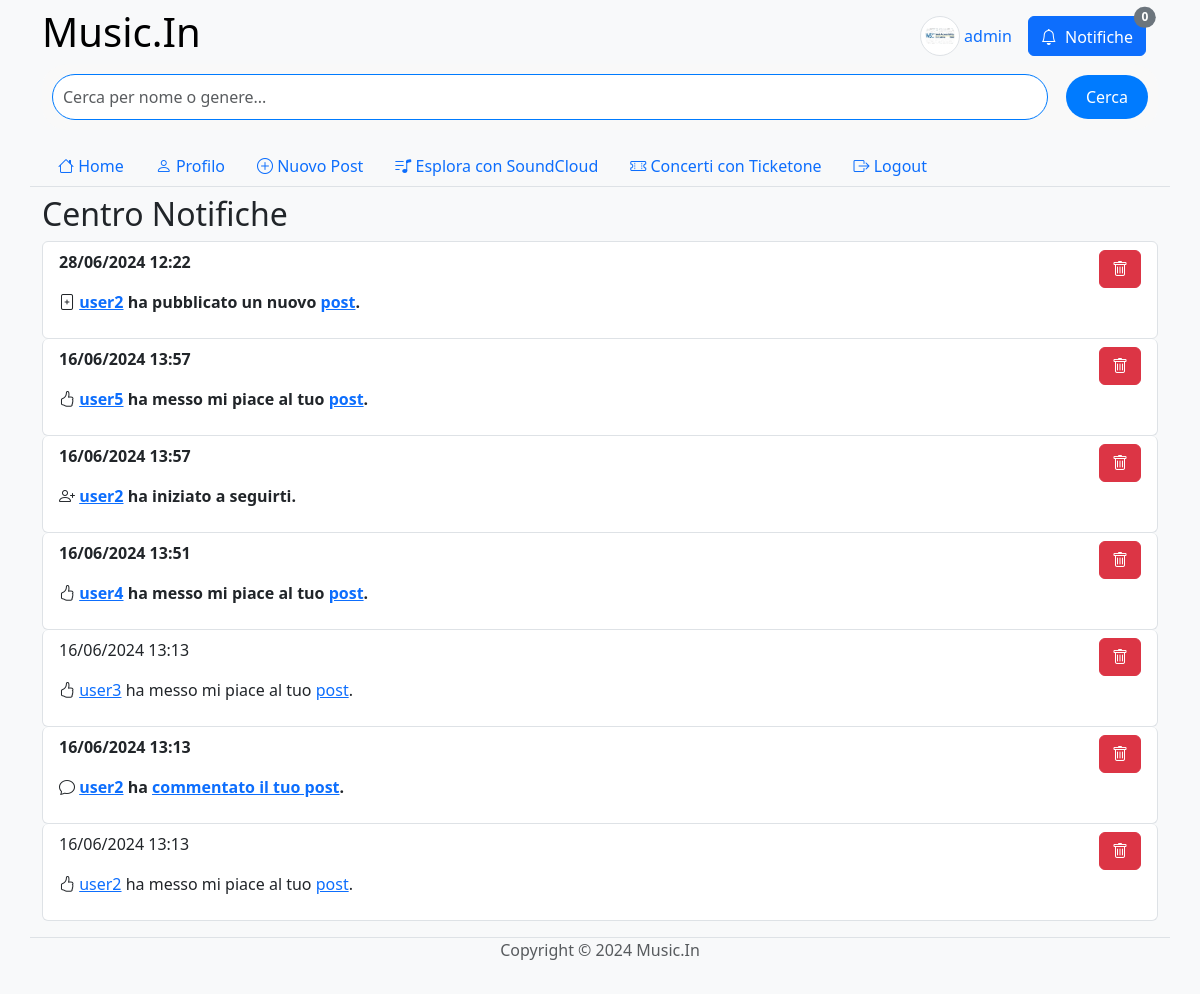
Before: /notifications.php (signed in) with the older database file.
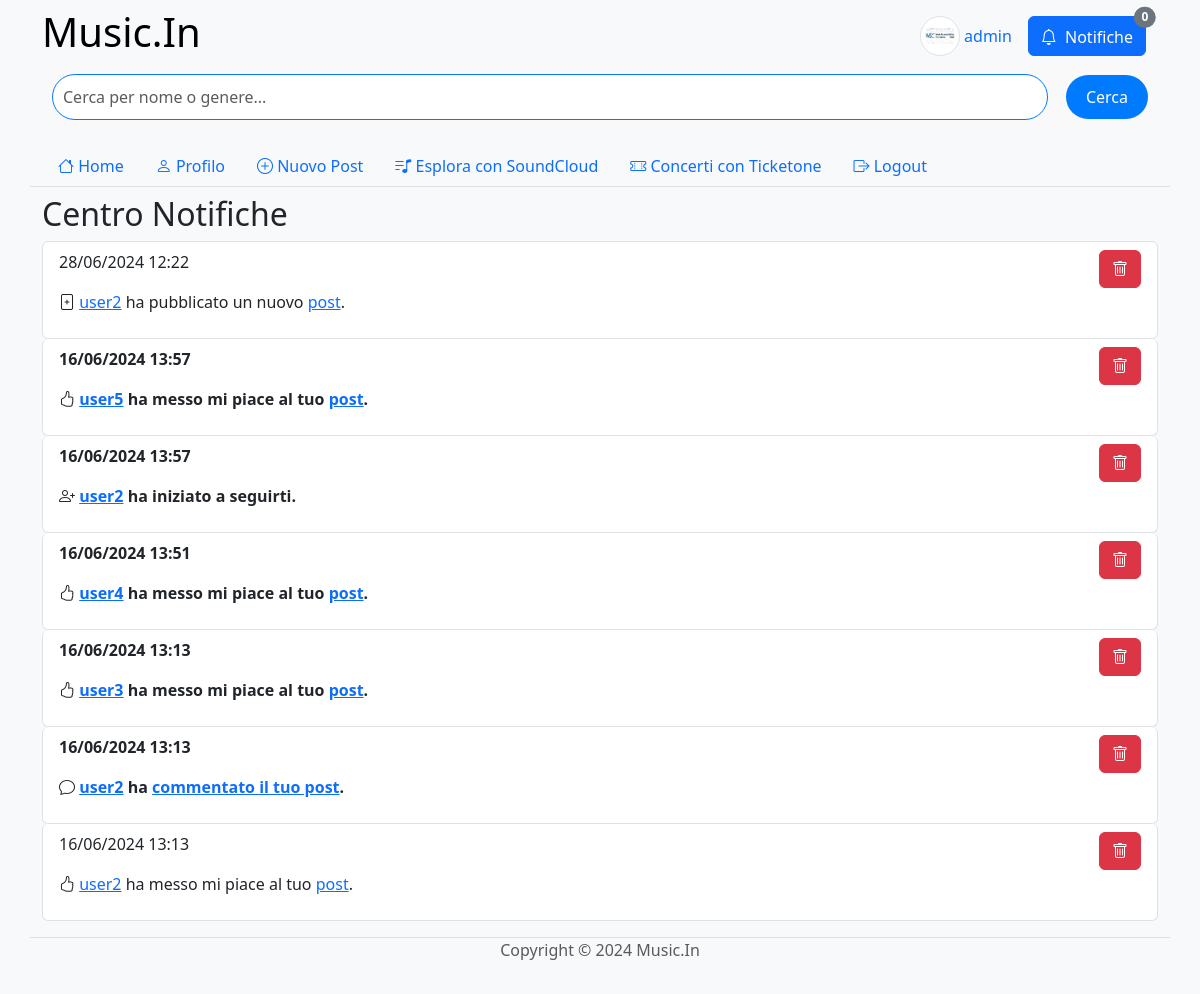
After: the same page with the newer database file.
### tables this page shows
create table users (
     `id` int not null AUTO_INCREMENT,
     `username` varchar(255) not null,
     `password` varchar(255) not null,
     `email` varchar(255) not null,
     `name` varchar(255),
     `surname` varchar(255),
     `image` varchar(255),
     `genre_id` int,
     constraint `IDUser` primary key (`id`),
     unique key `username` (`username`),
     unique key `email` (`email`));

create table notifications (
     `id` int not null AUTO_INCREMENT,
     `type` int not null,
     `created_at` timestamp not null DEFAULT current_timestamp(),
     `was_read` boolean not null DEFAULT false,
     `receiver_id` int not null,
     `creator_id` int not null,
     `post_id` int,
     `comment_id` int,
     constraint `IDNotifica` primary key (`id`));

### notifications.php (called while the page is built)
<?php
require_once __DIR__ . '/bootstrap.php';
$notifications = $dbh->getNotifications($_SESSION["user_id"]);
$templateParams["title"] = "Music.In - Notifiche";
$templateParams["name"] = "notifications";
require __DIR__ . '/template/base.php';
?>

### db/connessione-db.php (called while the page is built)
<?php
require_once(__DIR__ . "/dbhelper.php");
$servername = "localhost";
$username = "root";
$password = "";
$dbname = "music_in";
$port = 3306;
$dbh = new DatabaseHelper($servername, $username, $password, $dbname, $port);
?>

### db/dbhelper.php (called while the page is built, shortened)
<?php
class DatabaseHelper {
    private $conn;
    public function __construct($servername, $username, $password, $dbname, $port) {
        try {
            $this->conn = new PDO("mysql:host=$servername;dbname=$dbname;port=$port", $username, $password);
            $this->conn->setAttribute(PDO::ATTR_ERRMODE, PDO::ERRMODE_EXCEPTION);
            $this->conn->exec("SET NAMES utf8mb4");
        } catch(PDOException $e) {
            echo "Connessione al database fallita: " . $e->getMessage();
            die();
        }
    }
    public function getUserInfo($user_id) {
        $query_user = "SELECT id, username, email, name, surname, image as profile_image, genre_id FROM users WHERE id = :user_id";
        $stmt_user = $this->conn->prepare($query_user);
        $stmt_user->bindParam(':user_id', $user_id);
        $stmt_user->execute();
        $user = $stmt_user->fetch(PDO::FETCH_ASSOC);
        return $user;
    }
    public function getNotifications($user_id) {
        $query = "SELECT id as notification_id, type, created_at, was_read, creator_id, post_id, comment_id FROM notifications WHERE receiver_id = :user_id ORDER BY created_at DESC";
        $stmt = $this->conn->prepare($query);
        $stmt->bindParam(':user_id', $user_id);
        $stmt->execute();
        $notifications = $stmt->fetchAll(PDO::FETCH_ASSOC);
        return $notifications;
    }
}
?>

### template/notifications.php (the view, shortened to what this page needs)
<section>
    <h2>Centro Notifiche</h2>
    <?php if (empty($notifications)) : ?>
        <p>Non hai ancora nessuna notifica.</p>
    <?php else : ?>
        <ul class="list-group">
            <?php foreach ($notifications as $notification) : ?>
                <li class="container card card-body list-group-item <?php if (!$notification["was_read"]) { echo 'fw-bold';} ?>">
                    <div class="row">
                        <p class="col-10"><?php echo htmlspecialchars(formatDatetime($notification['created_at'])); ?></p>
                        <form class="col-2 text-end" action="php/processa-delete-notification.php" method="post">
                            <button type="submit" class="btn btn-danger text-nowrap"><span class="bi bi-trash"></span><span class="d-none">Elimina notifica</span></button>
                        </form>
                    </div>
                    <p class="">
                        <?php switch ($notification['type']):
                        case NotificationType::LIKE->value: ?>
                            <span class="bi bi-hand-thumbs-up"></span>
                            <a href="profile.php?id=<?php echo htmlspecialchars($notification['creator_id']); ?>"><?php echo htmlspecialchars($dbh->getUserInfo($notification['creator_id'])['username']); ?></a> ha messo mi piace al tuo <a href="comments.php?post_id=<?php echo htmlspecialchars($notification['post_id']); ?>"> post</a>.
                        <?php break; ?>
                        <?php case NotificationType::COMMENT->value: ?>
                            <span class="bi bi-chat"></span>
                            <a href="profile.php?id=<?php echo htmlspecialchars($notification['creator_id']); ?>"><?php echo htmlspecialchars($dbh->getUserInfo($notification['creator_id'])['username']); ?></a> ha <a href="comments.php?post_id=<?php echo htmlspecialchars($notification["post_id"]); ?>#comment-<?php echo htmlspecialchars($notification["comment_id"]); ?>">commentato il tuo post</a>.
                        <?php break; ?>
                        <?php case NotificationType::FOLLOW->value: ?>
                            <span class="bi bi-person-plus"></span>
                            <a href="profile.php?id=<?php echo htmlspecialchars($notification['creator_id']); ?>"><?php echo htmlspecialchars($dbh->getUserInfo($notification['creator_id'])['username']); ?></a> ha iniziato a seguirti.
                        <?php break; ?>
                        <?php case NotificationType::POST->value: ?>
                            <span class="bi bi-file-plus"></span>
                            <a href="profile.php?id=<?php echo htmlspecialchars($notification['creator_id']); ?>"><?php echo htmlspecialchars($dbh->getUserInfo($notification['creator_id'])['username']); ?></a> ha pubblicato un nuovo <a href="comments.php?post_id=<?php echo htmlspecialchars($notification['post_id']); ?>">post</a>.
                        <?php break; ?>
                        <?php endswitch; ?>
                    </p>
                </li>
                <?php $dbh->setNotificationRead($notification["notification_id"]); ?>
            <?php endforeach; ?>
        </ul>
    <?php endif; ?>
</section>

### template/base.php (shortened to what this page needs)
<!DOCTYPE html>
<html lang="it" class="h-100">
<head>
    <link href="https://cdn.jsdelivr.net/npm/bootstrap@5.3.3/dist/css/bootstrap.min.css" rel="stylesheet">
    <link rel="stylesheet" href="https://cdn.jsdelivr.net/npm/bootstrap-icons@1.11.3/font/bootstrap-icons.min.css">
    <link rel='stylesheet' type='text/css' href='css/common.css'>
</head>
<body class="bg-light d-flex flex-column h-100">
<?php
$username = $dbh->getUserInfo(getCurrentUserId())['username'];
$profile_image = $dbh->getUserInfo(getCurrentUserId())['profile_image'];
?>
    <nav class="navbar navbar-expand-md navbar-light bg-light sticky-top">
        <div class="container justify-content-center border-bottom">
            <div class="col-12">
                <div class="d-flex">
                    <h1><a class="navbar-brand h1 fs-1" href="/">Music.In</a></h1>
                    <div class="container nav nav-pills align-items-center justify-content-end">
                        <a class="nav-link" href="profile.php">
                            <?php if (!empty($profile_image)): ?>
                                <img class="avatar-thumbnail img-thumbnail rounded-circle" src="<?php echo UPLOAD_DIR . htmlspecialchars($profile_image); ?>" alt="Immagine Profilo">
                            <?php else: ?>
                                <span class="bi bi-person-circle align-middle"></span>
                            <?php endif; ?>
                            <span class="d-none d-sm-inline align-middle"><?php echo htmlspecialchars($username); ?></span>
                        </a>
                        <a class="btn btn-outline-primary position-relative <?php markIfActive("notifications.php"); ?>" href="notifications.php">
                            <div class="text-nowrap">
                                <span class="bi bi-bell align-middle"></span>
                                <span class="d-none d-sm-inline ms-1 align-middle">Notifiche</span>
                                <span id="notification_counter" class="position-absolute top-0 start-100 translate-middle badge rounded-pill bg-secondary">0</span>
                            </div>
                        </a>
                    </div>
                </div>
                <form class="d-flex" role="search" action="search.php" method="get">
                    <input class="form-control me-2" type="search" id="searchBar" name="search" placeholder="Cerca per nome o genere..." aria-label="Search">
                    <button class="btn btn-outline-success" type="submit">Cerca</button>
                </form>
                <div class="navbar-collapse" id="navbarCollapse">
                    <ul class="nav nav-pills col-12 col-lg-auto my-2 justify-content-center my-md-0 text-small">
                        <?php
                        $navlinks = [
                            ["index.php", "bi-house", "Home"],
                            ["profile.php", "bi-person", "Profilo"],
                            ["new-post.php", "bi-plus-circle", "Nuovo Post"],
                            ["explore.php", "bi bi-music-note-list", "Esplora con SoundCloud"],
                            ["concerts.php", "bi bi-ticket-perforated", "Concerti con Ticketone"],
                            ["logout.php", "bi-box-arrow-right", "Logout"],
                        ];
                        ?>
                        <?php foreach ($navlinks as $navlink) : ?>
                            <li class="nav-item">
                                <a class="nav-link <?php markIfActive($navlink[0]); ?>" href="<?php echo $navlink[0]; ?>">
                                    <span class="bi <?php echo $navlink[1]; ?>"></span>
                                    <span class="d-none d-md-inline"><?php echo $navlink[2]; ?></span>
                                </a>
                            </li>
                        <?php endforeach; ?>
                    </ul>
                </div>
            </div>
        </div>
    </nav>
    <main class="flex-shrink-0">
        <div class="container">
            <?php if(isset($templateParams["name"])) { require(__DIR__ . "/" . $templateParams["name"] . ".php"); } ?>
        </div>
    </main>
    <footer class="footer mt-auto py-3 bg-body-tertiary">
        <div class="container border-top">
            <p class="text-center text-body-secondary">Copyright &copy; 2024 Music.In</p>
        </div>
    </footer>
</body>
</html>

### utils/functions.php (shortened to what this page needs)
<?php
function getCurrentUserId() {
    return $_SESSION["user_id"];
}
function markIfActive($pagename){
    if(basename($_SERVER['PHP_SELF'])==$pagename){
        echo "active";
    }
}
function formatDatetime($datetime) {
    return (new DateTime($datetime))->format('d/m/Y H:i');
}
?>

### css/common.css (style rules this page uses)
.avatar-thumbnail { height: 30pt; width: 30pt; object-fit: scale-down; }
form.d-flex[role="search"] { display: flex; align-items: center; gap: 10px; margin-bottom: 16px; background-color: #f9f9f9; padding: 10px; border-radius: 25px; }
form.d-flex[role="search"] .form-control { flex: 1; border: 1px solid #007bff; border-radius: 25px; padding: 10px; font-size: 16px; }
form.d-flex[role="search"] .btn { padding: 10px 20px; font-size: 16px; border-radius: 25px; background-color: #007bff; color: white; border: none; transition: background-color 0.3s; }

Changed rows visible on the page:
changed notifications (number 1 of 7 on the later page): was_read 0 → 1 (drawn)
changed notifications "user3": was_read 1 → 0 (drawn)
